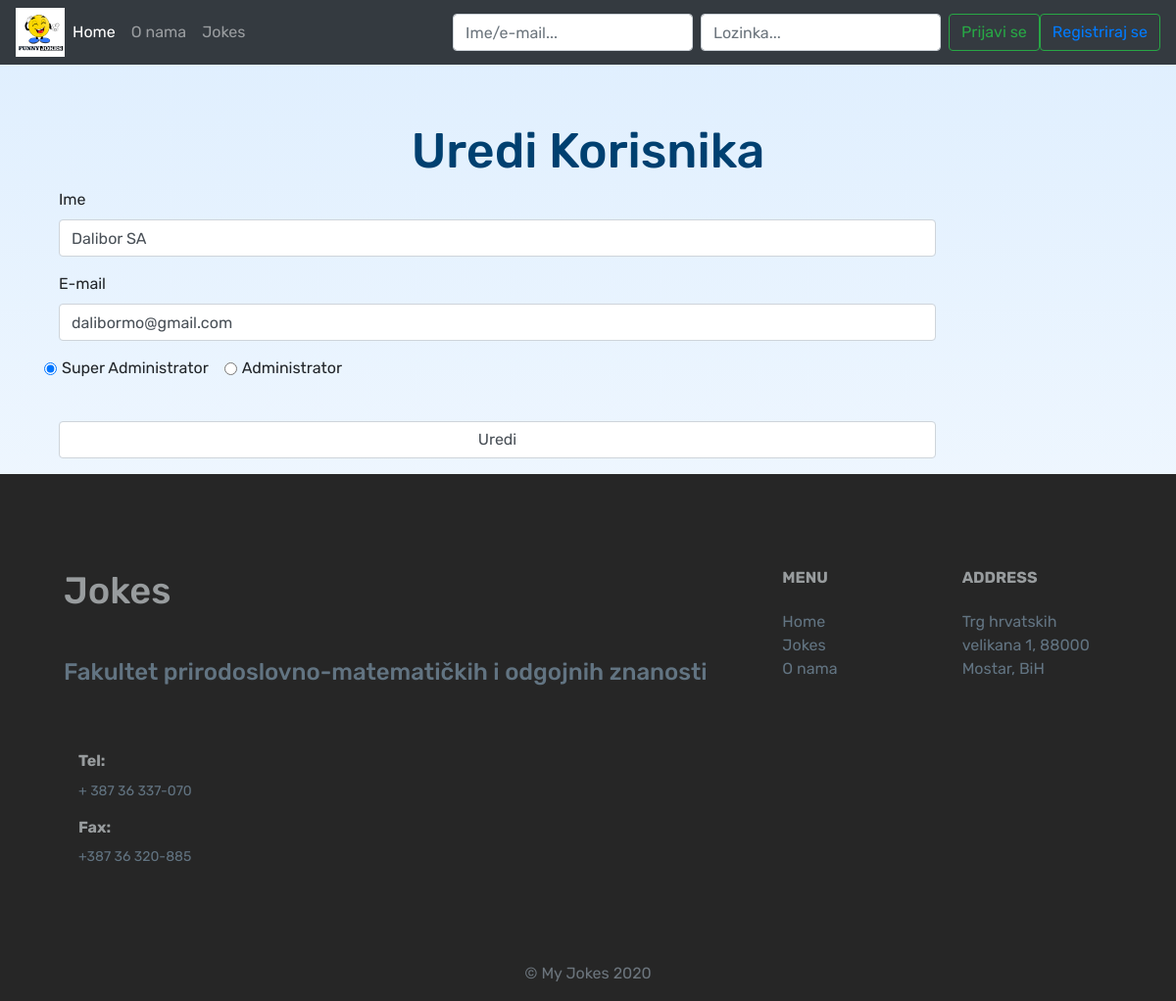
/edit-user.php?id=20, run on the app's committed database.
### tables this page shows
CREATE TABLE IF NOT EXISTS `users` (
  `idUsers` int(11) NOT NULL AUTO_INCREMENT,
  `uidUsers` tinytext NOT NULL,
  `emailUsers` tinytext NOT NULL,
  `pwdUsers` longtext NOT NULL,
  `UserType` int(11) DEFAULT 0,
  PRIMARY KEY (`idUsers`)
);

### edit-user.php (the view, shortened to what this page needs)
<?php
require "header.php";
include  'dbh.inc.php';
$id = $_GET['id'];
?>
<main>
<div class="wrapper-main">
<div class="container">
    <div class="row"  >
        <div class="col-md-12" style="margin-top:100px;">
            <section class ="section-default">
                <h1>Uredi Korisnika</h1>
                <?php
                    $sql = "SELECT * FROM users WHERE idUsers = $id";
                    $result = $conn->query($sql);
                    $row = $result->fetch_assoc();
                    $name = $row['uidUsers'];
                    $email = $row['emailUsers'];
                    $UserType = $row['UserType'];
                ?>
            <form class="form-horizontal" action="edituser.inc.php?id=<?php echo $id ?>" method="post">
                <div class="form-group">
                    <label for="input" class="col-sm-2 control-label">Ime</label>
                    <div class="col-sm-10">
                        <input type="text" class="form-control"  name="uid" placeholder="Ime" value="<?php echo $name; ?>">
                    </div>
                </div>
                <div class="form-group">
                    <label for="input" class="col-sm-2 control-label">E-mail</label>
                    <div class="col-sm-10">
                        <input type="text" class="form-control"  name="mail" placeholder="E-mail" value="<?php echo $email; ?>">
                    </div>
                </div>
               <div class="form-group">
                 <div class="form-check form-check-inline">
                   <input class="form-check-input" type="radio" name="UserType" id="inlineRadio1" value="1" <?php if ($UserType == 1) {
                    echo 'checked';}  ?>>
                   <label class="form-check-label" for="inlineRadio1">Super Administrator</label>
                 </div>
                 <div class="form-check form-check-inline">
                   <input class="form-check-input" type="radio" name="UserType" id="inlineRadio2" value="0" <?php if ($UserType == 0) {
                    echo 'checked';}  ?> >
                   <label class="form-check-label" for="inlineRadio2">Administrator</label>
                 </div>
                </div>
                <div class="form-group"style="margin-top:40px;">
                    <div class="col-sm-offset-2 col-sm-10">
                        <button type="submit" href="jokes.php" class="form-control" class="btn btn-default bg-dark" name="signup-submit">Uredi</button>
                    </div>
                </div>
                </div>
</main>
<?php
require "footer.php";
?>

### header.php (style rules this page uses)
body { background: linear-gradient(0deg, #fff, 50%, #DEEEFE); font-family: 'Rubik', sans-serif; height: 100 !important }
html { width: 100%; height: 100%; font-size: 100%; -webkit-text-size-adjust: 100%; -ms-text-size-adjust: 100%; text-rendering: optimizeLegibility; font-weight: normal; height: 100%; }
h1 { font-size:50px; color:#004070; text-align: center; }

### data on the page
users: uid "Dalibor SA", mail "dalibormo@gmail.com", UserType "☑ Super Administrator", UserType "☐ Administrator"
